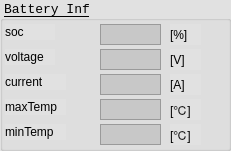
     <widget class="QGroupBox" name="groupBox">
      <property name="geometry">
       <rect>
        <x>320</x>
        <y>390</y>
        <width>231</width>
        <height>151</height>
       </rect>
      </property>
      <property name="font">
       <font>
        <family>Monospace</family>
        <pointsize>10</pointsize>
        <underline>true</underline>
       </font>
      </property>
      <property name="styleSheet">
       <string notr="true">background-color: rgb(225, 225, 225);</string>
      </property>
      <property name="title">
       <string>Battery Inf</string>
      </property>
      <widget class="QTextEdit" name="textEdit_battSOC">
       <property name="geometry">
        <rect>
         <x>100</x>
         <y>24</y>
         <width>61</width>
         <height>21</height>
        </rect>
       </property>
       <property name="font">
        <font>
         <pointsize>9</pointsize>
        </font>
       </property>
       <property name="styleSheet">
        <string notr="true">background-color: rgb(200, 200, 200);</string>
       </property>
       <property name="verticalScrollBarPolicy">
        <enum>Qt::ScrollBarAlwaysOff</enum>
       </property>
       <property name="readOnly">
        <bool>true</bool>
       </property>
      </widget>
      <widget class="QLabel" name="label">
       <property name="geometry">
        <rect>
         <x>5</x>
         <y>24</y>
         <width>50</width>
         <height>16</height>
        </rect>
       </property>
       <property name="font">
        <font>
         <pointsize>9</pointsize>
        </font>
       </property>
       <property name="text">
        <string>soc</string>
       </property>
      </widget>
      <widget class="QLabel" name="label_2">
       <property name="geometry">
        <rect>
         <x>170</x>
         <y>24</y>
         <width>31</width>
         <height>21</height>
        </rect>
       </property>
       <property name="font">
        <font>
         <pointsize>9</pointsize>
        </font>
       </property>
       <property name="text">
        <string>[%]</string>
       </property>
      </widget>
      <widget class="QLabel" name="label_3">
       <property name="geometry">
        <rect>
         <x>170</x>
         <y>49</y>
         <width>31</width>
         <height>21</height>
        </rect>
       </property>
       <property name="font">
        <font>
         <pointsize>9</pointsize>
        </font>
       </property>
       <property name="text">
        <string>[V]</string>
       </property>
      </widget>
      <widget class="QLabel" name="label_4">
       <property name="geometry">
        <rect>
         <x>5</x>
         <y>49</y>
         <width>50</width>
         <height>16</height>
        </rect>
       </property>
       <property name="font">
        <font>
         <pointsize>9</pointsize>
        </font>
       </property>
       <property name="text">
        <string>voltage</string>
       </property>
      </widget>
      <widget class="QTextEdit" name="textEdit_battVolt">
       <property name="geometry">
        <rect>
         <x>100</x>
         <y>49</y>
         <width>61</width>
         <height>21</height>
        </rect>
       </property>
       <property name="font">
        <font>
         <pointsize>9</pointsize>
        </font>
       </property>
       <property name="styleSheet">
        <string notr="true">background-color: rgb(200, 200, 200);</string>
       </property>
       <property name="verticalScrollBarPolicy">
        <enum>Qt::ScrollBarAlwaysOff</enum>
       </property>
       <property name="readOnly">
        <bool>true</bool>
       </property>
      </widget>
      <widget class="QLabel" name="label_5">
       <property name="geometry">
        <rect>
         <x>170</x>
         <y>74</y>
         <width>31</width>
         <height>21</height>
        </rect>
       </property>
       <property name="font">
        <font>
         <pointsize>9</pointsize>
        </font>
       </property>
       <property name="text">
        <string>[A]</string>
       </property>
      </widget>
      <widget class="QTextEdit" name="textEdit_battCurrent">
       <property name="geometry">
        <rect>
         <x>100</x>
         <y>74</y>
         <width>61</width>
         <height>21</height>
        </rect>
       </property>
       <property name="font">
        <font>
         <pointsize>9</pointsize>
        </font>
       </property>
       <property name="styleSheet">
        <string notr="true">background-color: rgb(200, 200, 200);</string>
       </property>
       <property name="verticalScrollBarPolicy">
        <enum>Qt::ScrollBarAlwaysOff</enum>
       </property>
       <property name="readOnly">
        <bool>true</bool>
       </property>
      </widget>
      <widget class="QLabel" name="label_6">
       <property name="geometry">
        <rect>
         <x>5</x>
         <y>74</y>
         <width>61</width>
         <height>16</height>
        </rect>
       </property>
       <property name="font">
        <font>
         <pointsize>9</pointsize>
        </font>
       </property>
       <property name="text">
        <string>current</string>
       </property>
      </widget>
      <widget class="QTextEdit" name="textEdit_battMaxTemp">
       <property name="geometry">
        <rect>
         <x>100</x>
         <y>99</y>
         <width>61</width>
         <height>21</height>
        </rect>
       </property>
       <property name="font">
        <font>
         <pointsize>9</pointsize>
        </font>
       </property>
       <property name="styleSheet">
        <string notr="true">background-color: rgb(200, 200, 200);</string>
       </property>
       <property name="verticalScrollBarPolicy">
        <enum>Qt::ScrollBarAlwaysOff</enum>
       </property>
       <property name="readOnly">
        <bool>true</bool>
       </property>
      </widget>
      <widget class="QLabel" name="label_7">
       <property name="geometry">
        <rect>
         <x>170</x>
         <y>99</y>
         <width>31</width>
         <height>21</height>
        </rect>
       </property>
       <property name="font">
        <font>
         <pointsize>9</pointsize>
        </font>
       </property>
       <property name="text">
        <string>[℃]</string>
       </property>
      </widget>
      <widget class="QLabel" name="label_8">
       <property name="geometry">
        <rect>
         <x>5</x>
         <y>99</y>
         <width>61</width>
         <height>16</height>
        </rect>
       </property>
       <property name="font">
        <font>
         <pointsize>9</pointsize>
        </font>
       </property>
       <property name="text">
        <string>maxTemp</string>
       </property>
      </widget>
      <widget class="QTextEdit" name="textEdit_battMinTemp">
       <property name="geometry">
        <rect>
         <x>100</x>
         <y>124</y>
         <width>61</width>
         <height>21</height>
        </rect>
       </property>
       <property name="font">
        <font>
         <pointsize>9</pointsize>
        </font>
       </property>
       <property name="styleSheet">
        <string notr="true">background-color: rgb(200, 200, 200);</string>
       </property>
       <property name="verticalScrollBarPolicy">
        <enum>Qt::ScrollBarAlwaysOff</enum>
       </property>
       <property name="readOnly">
        <bool>true</bool>
       </property>
      </widget>
      <widget class="QLabel" name="label_9">
       <property name="geometry">
        <rect>
         <x>170</x>
         <y>124</y>
         <width>31</width>
         <height>21</height>
        </rect>
       </property>
       <property name="font">
        <font>
         <pointsize>9</pointsize>
        </font>
       </property>
       <property name="text">
        <string>[℃]</string>
       </property>
      </widget>
      <widget class="QLabel" name="label_10">
       <property name="geometry">
        <rect>
         <x>5</x>
         <y>124</y>
         <width>61</width>
         <height>16</height>
        </rect>
       </property>
       <property name="font">
        <font>
         <pointsize>9</pointsize>
        </font>
       </property>
       <property name="text">
        <string>minTemp</string>
       </property>
      </widget>
     </widget>
